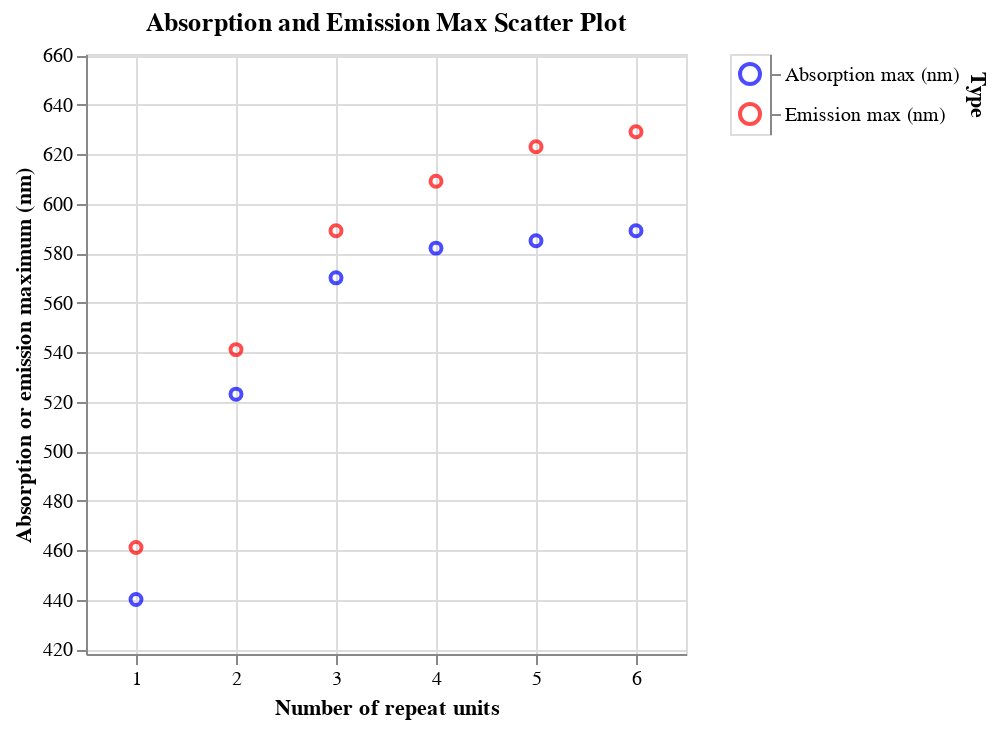

The code cell stored with this chart in its notebook:
### Markdown cell above
Now we can plot the data. Let's start with the wavelength units in the source dataset, namely nanometers (nm). We'll make a scatter plot for the absorption series, then one for the emission series, and layer them on top of each other. For the legend, we'll make a separate "plot" and concatenate it horizontally with the main plot.

### Code cell
# First scatter plot for "Absorption max (nm)"
scatter_absorption = (
    alt.Chart(df_matches)
    .mark_point()
    .encode(
        x="repeat_unit_match_count",
        y="Absorption max (nm)",
        color=alt.value(absorption_color),
        tooltip=["repeat_unit_match_count", "Absorption max (nm)"],
    )
    .properties(title="Absorption max")
)

# Second scatter plot for "Emission max (nm)"
scatter_emission = (
    alt.Chart(df_matches)
    .mark_point()
    .encode(
        x="repeat_unit_match_count",
        y="Emission max (nm)",
        color=alt.value(emission_color),
        tooltip=["repeat_unit_match_count", "Emission max (nm)"],
    )
    .properties(title="Emission max")
)

# Create a manual legend using Polars
legend_data = pl.DataFrame(
    {
        "Type": ["Absorption max (nm)", "Emission max (nm)"],
        "Color": [absorption_color, emission_color],
    }
)
legend = (
    alt.Chart(legend_data)
    .mark_point(size=100)
    .encode(
        y=alt.Y("Type:N", axis=alt.Axis(orient="right")),
        color=alt.Color("Color:N", scale=None),
    )
)

# Combine the scatter plot and legend
scatter_combined = (
    alt.layer(scatter_absorption, scatter_emission)
    .properties(title="Absorption and Emission Max Scatter Plot")
    .encode(
        y=alt.Y(
            "Absorption max (nm)",
            scale=alt.Scale(domain=[y_min, y_max]),
            title="Absorption or emission maximum (nm)",
        ),
        x=alt.X(
            "repeat_unit_match_count",
            scale=alt.Scale(domain=[0.5, max_x_value]),
            title="Number of repeat units",
        ),
    )
    .interactive()
)

# Display the chart with the legend
layered_chart = alt.hconcat(scatter_combined, legend)

layered_chart.show()

### Figure 1 — Vega specification as saved in the notebook (floating-point values rounded to 4 significant figures)
{"$schema": "https://vega.github.io/schema/vega/v5.json", "data": [{"name": "param_2_store"}, {"name": "source_0"}, {"name": "source_1", "values": [{"Color": "blue", "Type": "Absorption max (nm)"}, {"Color": "red", "Type": "Emission max (nm)"}]}, {"name": "data_0", "values": [{"Absorption max (nm)": 440.0, "repeat_unit_match_count": 1}, {"Absorption max (nm)": 523.0, "repeat_unit_match_count": 2}, {"Absorption max (nm)": 570.0, "repeat_unit_match_count": 3}, {"Absorption max (nm)": 582.0, "repeat_unit_match_count": 4}, {"Absorption max (nm)": 585.0, "repeat_unit_match_count": 5}, {"Absorption max (nm)": 589.0, "repeat_unit_match_count": 6}]}, {"name": "data_1", "values": [{"Emission max (nm)": 461.0, "repeat_unit_match_count": 1}, {"Emission max (nm)": 541.0, "repeat_unit_match_count": 2}, {"Emission max (nm)": 589.0, "repeat_unit_match_count": 3}, {"Emission max (nm)": 609.0, "repeat_unit_match_count": 4}, {"Emission max (nm)": 623.0, "repeat_unit_match_count": 5}, {"Emission max (nm)": 629.0, "repeat_unit_match_count": 6}]}, {"name": "source_1_concat_1_y_domain_Type", "values": [{"Type": "Absorption max (nm)"}, {"Type": "Emission max (nm)"}]}], "signals": [{"name": "concat_0_width", "value": 300}, {"name": "concat_0_height", "value": 300}, {"name": "concat_1_width", "value": 20}, {"name": "concat_1_y_step", "value": 20}, {"name": "concat_1_height", "update": "bandspace(domain('concat_1_y').length, 1, 0.5) * concat_1_y_step"}, {"name": "unit", "value": {}, "on": [{"events": "pointermove", "update": "isTuple(group()) ? group() : unit"}]}, {"name": "param_2", "update": "{\"repeat_unit_match_count\": param_2_repeat_unit_match_count, \"Absorption max (nm)\": param_2_Absorption_max__nm_}"}, {"name": "param_2_repeat_unit_match_count"}, {"name": "param_2_Absorption_max__nm_"}], "marks": [{"type": "group", "name": "concat_0_group", "encode": {"update": {"width": {"signal": "concat_0_width"}, "height": {"signal": "concat_0_height"}}}, "signals": [{"name": "param_2_repeat_unit_match_count", "on": [{"events": [{"source": "view", "type": "dblclick"}], "update": "null"}, {"events": {"signal": "param_2_translate_delta"}, "update": "panLinear(param_2_translate_anchor.extent_x, -param_2_translate_delta.x / concat_0_width)"}, {"events": {"signal": "param_2_zoom_delta"}, "update": "zoomLinear(domain(\"concat_0_x\"), param_2_zoom_anchor.x, param_2_zoom_delta)"}], "push": "outer"}, {"name": "param_2_Absorption_max__nm_", "on": [{"events": [{"source": "view", "type": "dblclick"}], "update": "null"}, {"events": {"signal": "param_2_translate_delta"}, "update": "panLinear(param_2_translate_anchor.extent_y, param_2_translate_delta.y / concat_0_height)"}, {"events": {"signal": "param_2_zoom_delta"}, "update": "zoomLinear(domain(\"concat_0_y\"), param_2_zoom_anchor.y, param_2_zoom_delta)"}], "push": "outer"}, {"name": "param_2_tuple", "on": [{"events": [{"signal": "param_2_repeat_unit_match_count || param_2_Absorption_max__nm_"}], "update": "param_2_repeat_unit_match_count && param_2_Absorption_max__nm_ ? {unit: \"view_1\", fields: param_2_tuple_fields, values: [param_2_repeat_unit_match_count,param_2_Absorption_max__nm_]} : null"}]}, {"name": "param_2_tuple_fields", "value": [{"field": "repeat_unit_match_count", "channel": "x", "type": "R"}, {"field": "Absorption max (nm)", "channel": "y", "type": "R"}]}, {"name": "param_2_translate_anchor", "value": {}, "on": [{"events": [{"source": "scope", "type": "pointerdown"}], "update": "{x: x(unit), y: y(unit), extent_x: domain(\"concat_0_x\"), extent_y: domain(\"concat_0_y\")}"}]}, {"name": "param_2_translate_delta", "value": {}, "on": [{"events": [{"source": "window", "between": [{"source": "scope", "type": "pointerdown"}, {"source": "window", "type": "pointerup"}], "consume": true, "type": "pointermove"}], "update": "{x: param_2_translate_anchor.x - x(unit), y: param_2_translate_anchor.y - y(unit)}"}]}, {"name": "param_2_zoom_anchor", "on": [{"events": [{"source": "scope", "consume": true, "type": "wheel"}], "update": "{x: invert(\"concat_0_x\", x(unit)), y: invert(\"concat_0_y\", y(unit))}"}]}, {"name": "param_2_zoom_delta", "on": [{"events": [{"source": "scope", "consume": true, "type": "wheel"}], "update": "pow(1.001, event.deltaY * pow(16, event.deltaMode))", "force": true}]}, {"name": "param_2_modify", "on": [{"events": {"signal": "param_2_tuple"}, "update": "modify(\"param_2_store\", param_2_tuple, true)"}]}], "marks": [{"type": "symbol", "name": "view_1_marks", "from": {"data": "data_0"}, "encode": {"update": {"stroke": {"value": "blue"}, "opacity": {"value": 0.7}, "tooltip": {"signal": "{\"repeat_unit_match_count\": format(datum[\"repeat_unit_match_count\"], \"\"), \"Absorption max (nm)\": format(datum[\"Absorption max (nm)\"], \"\")}"}, "x": {"field": "repeat_unit_match_count", "scale": "concat_0_x"}, "y": {"field": "Absorption max (nm)", "scale": "concat_0_y"}, "fill": {"value": "transparent"}}}, "clip": true, "interactive": true, "style": ["point"]}, {"type": "symbol", "name": "concat_0_layer_1_marks", "from": {"data": "data_1"}, "encode": {"update": {"opacity": {"value": 0.7}, "tooltip": {"signal": "{\"repeat_unit_match_count\": format(datum[\"repeat_unit_match_count\"], \"\"), \"Emission max (nm)\": format(datum[\"Emission max (nm)\"], \"\")}"}, "stroke": {"value": "red"}, "y": {"field": "Emission max (nm)", "scale": "concat_0_y"}, "fill": {"value": "transparent"}, "x": {"field": "repeat_unit_match_count", "scale": "concat_0_x"}}}, "style": ["point"], "clip": true, "interactive": true}], "axes": [{"scale": "concat_0_x", "gridScale": "concat_0_y", "minExtent": 0, "grid": true, "orient": "bottom", "tickCount": {"signal": "ceil(concat_0_width/40)"}, "zindex": 0, "domain": false, "maxExtent": 0, "ticks": false, "labels": false, "aria": false}, {"scale": "concat_0_y", "grid": true, "orient": "left", "domain": false, "gridScale": "concat_0_x", "labels": false, "maxExtent": 0, "minExtent": 0, "aria": false, "ticks": false, "zindex": 0, "tickCount": {"signal": "ceil(concat_0_height/40)"}}, {"scale": "concat_0_x", "labelFlush": true, "orient": "bottom", "grid": false, "tickCount": {"signal": "ceil(concat_0_width/40)"}, "labelOverlap": true, "title": "Number of repeat units", "zindex": 0}, {"scale": "concat_0_y", "orient": "left", "grid": false, "title": "Absorption or emission maximum (nm)", "tickCount": {"signal": "ceil(concat_0_height/40)"}, "zindex": 0, "labelOverlap": true}], "title": {"text": "Absorption and Emission Max Scatter Plot", "frame": "group"}, "style": "cell"}, {"type": "group", "name": "concat_1_group", "encode": {"update": {"height": {"signal": "concat_1_height"}, "width": {"signal": "concat_1_width"}}}, "signals": [{"name": "width", "update": "concat_1_width"}], "marks": [{"type": "symbol", "name": "concat_1_marks", "from": {"data": "source_1"}, "encode": {"update": {"fill": {"value": "transparent"}, "y": {"field": "Type", "scale": "concat_1_y"}, "opacity": {"value": 0.7}, "size": {"value": 100}, "x": {"signal": "concat_1_width", "mult": 0.5}, "stroke": {"field": "Color"}}}, "style": ["point"], "interactive": false}], "axes": [{"scale": "concat_1_y", "title": "Type", "orient": "right", "zindex": 0, "grid": false}], "style": "cell"}], "scales": [{"name": "concat_0_x", "type": "linear", "domain": [0.5, 6.5], "range": [0, {"signal": "concat_0_width"}], "domainRaw": {"signal": "param_2[\"repeat_unit_match_count\"]"}, "zero": false}, {"name": "concat_0_y", "type": "linear", "domain": [418, 660.5], "range": [{"signal": "concat_0_height"}, 0], "domainRaw": {"signal": "param_2[\"Absorption max (nm)\"]"}, "zero": false}, {"name": "concat_1_y", "type": "point", "domain": {"data": "source_1_concat_1_y_domain_Type", "field": "Type", "sort": true}, "range": {"step": {"signal": "concat_1_y_step"}}, "padding": 0.5}], "padding": 5, "background": "white", "layout": {"padding": 20, "bounds": "full", "align": "each"}}
